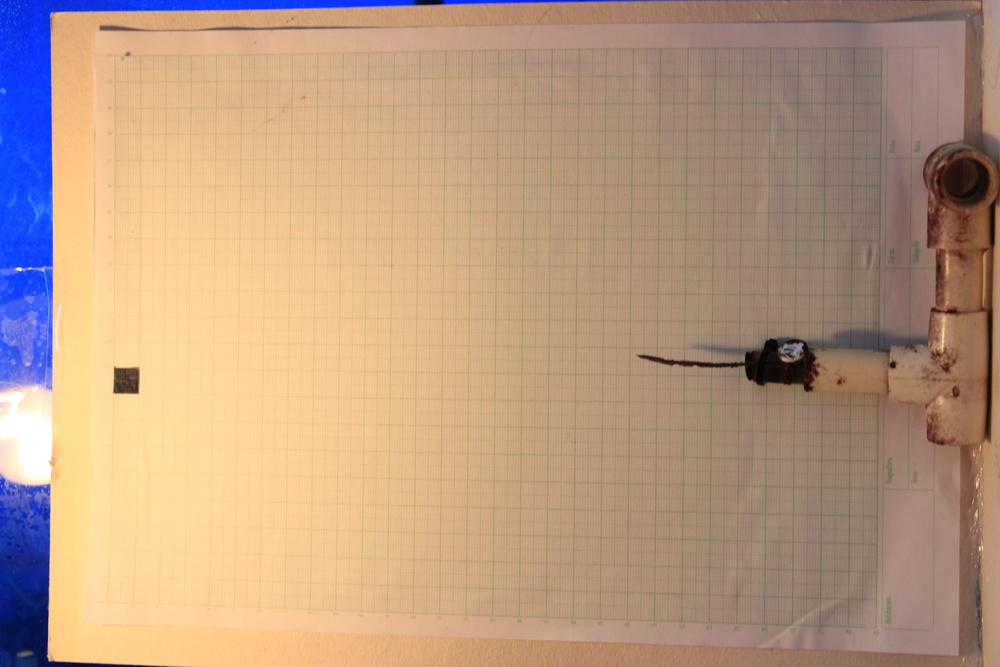
#> input picture Proyecto/Fotos_prueba/Chiquito_S1.JPG, 1000 x 667 px, shrunk from 2592 x 1728 before the run, given in place of IMG_6780.JPG, which was not available
$ jupyter execute First_Look.ipynb   (shell and % lines are left out)   (Python 2 division)   (older library calls are emulated)   (text cells are left out)
#> lines starting #> are read from the running program, lines starting #| are printed output that depends on the picture; after the words box and inside, x2 and y2 are one past the last pixel; in counts of white or black regions, pixels touching at a corner belong together; pictures that were not available may be replaced by others from this repository, and a replacement may not be noted
[cell 1]
%pylab inline
import pylab
import numpy as np
import matplotlib.pyplot as plt

[cell 2]
from skimage.filters import threshold_otsu, threshold_adaptive

[cell 3]
inputfolder = '../Fotos_prueba/'

[cell 4]
input_image = 'IMG_6780.JPG'

[cell 5]
image = pylab.imread(inputfolder+input_image)
#> image is the input picture: shape (667, 1000, 3); mean R, G, B 185.1, 155.4, 129.8

[cell 6]
print image.shape
#| (667, 1000, 3)

[cell 7]
from skimage.color import rgb2gray
image = rgb2gray(image)
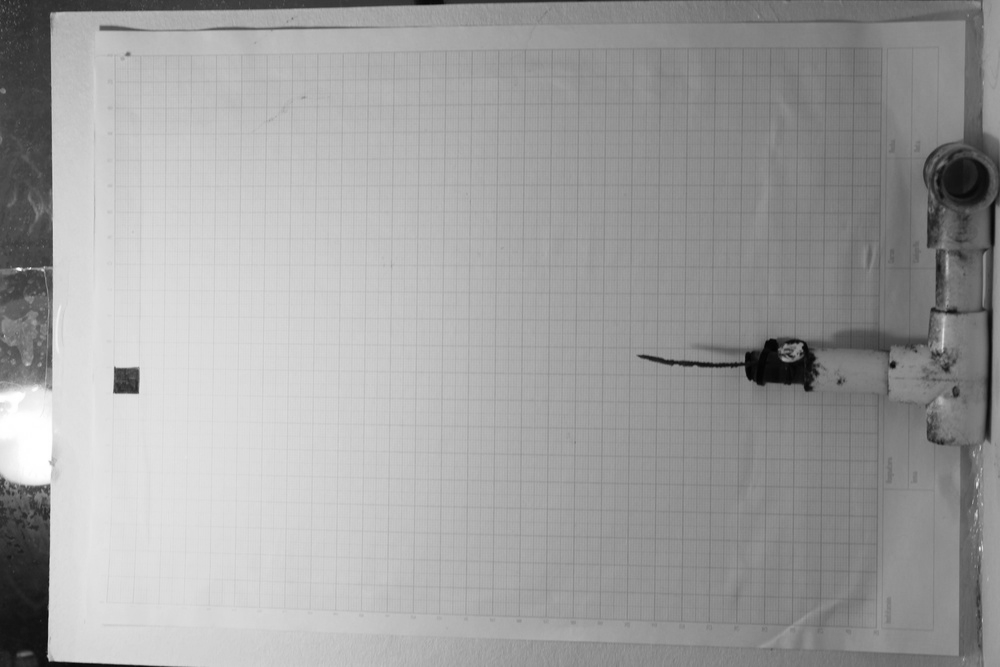
#> image: shape (667, 1000) float64; min 0.00587, max 1, mean 0.627

[cell 8]
print image.shape
#| (667, 1000)

[cell 9]
global_thresh = threshold_otsu(image)
#> global_thresh = 0.629
binary_global = image > global_thresh
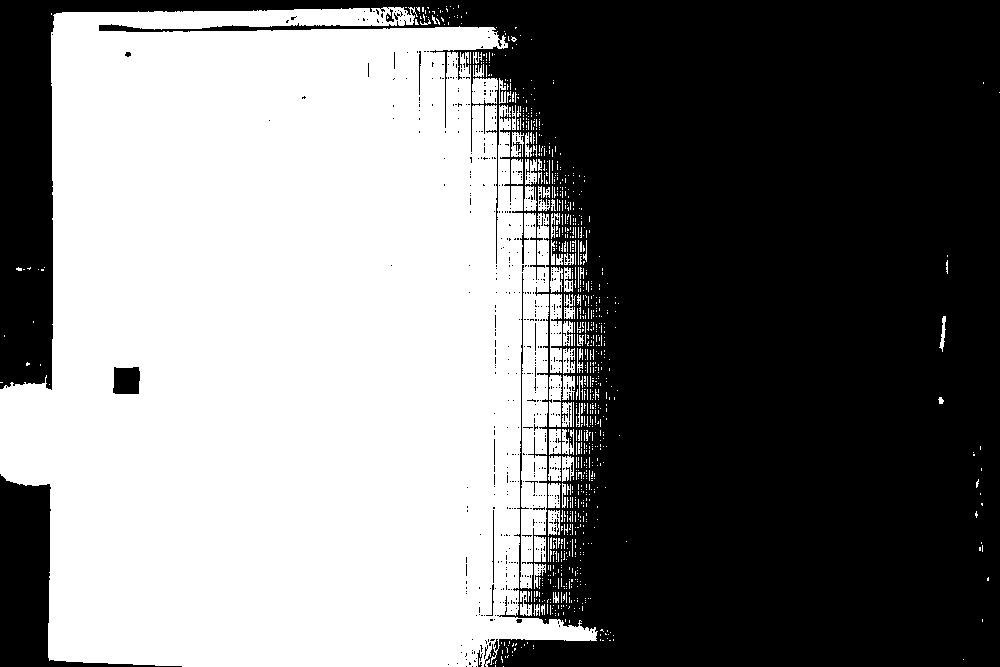
#> binary_global: shape (667, 1000) bool; 48.5% white; 892 white regions (821 under 20 px), largest, box (x1, y1, x2, y2) and area: (0, 7, 598, 667) 311856, (550, 294, 562, 373) 845, (472, 78, 498, 104) 601

block_size = 35
binary_adaptive = threshold_adaptive(image, block_size, offset=10)
#> binary_adaptive: shape (667, 1000) bool; every value is 1

fig, axes = plt.subplots(nrows=3, figsize=(7, 8))
ax0, ax1, ax2 = axes
plt.gray()

ax0.imshow(image)
ax0.set_title('Image')

ax1.imshow(binary_global)
ax1.set_title('Global thresholding')

ax2.imshow(binary_adaptive)
ax2.set_title('Adaptive thresholding')

for ax in axes:
    ax.axis('off')

plt.show()
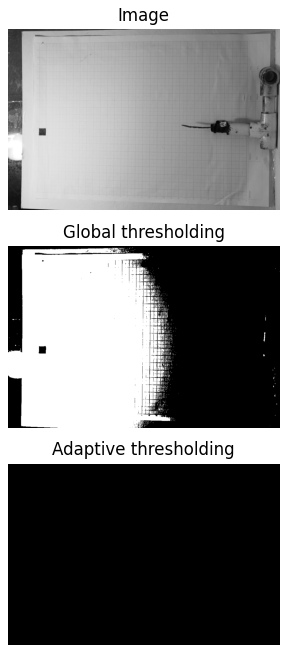
#> figure drawn by matplotlib, 3 panels
